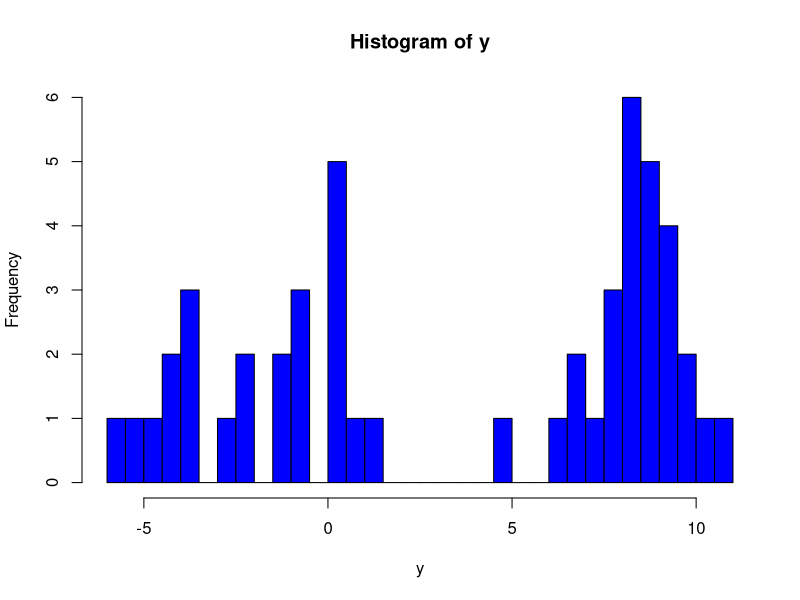

Here is the R script that generated this plot:
#1.generate data from a mixture model#########################################
set.seed(111)
n <- 50
nc0<-3
w0<- c(1/3,1/3,1/3)
cp0 <- sample(1:nc0,prob=w0,size=n,replace=TRUE)#component
mus0 <- c(-4,0,8)
sds0 <- sqrt(c(1,1,1))
y <- rnorm(n,mean=mus0[cp0],sd=sds0[cp0])
#plot(density(y))
hist(y,breaks = 30,col="blue1")
#hist(y,breaks = c(0.5*(-12:4),3:5,0.5*(12:20)),col="blue1")
#2. initial value####################################################
#prior for theta##############################B
ep<-0.5
s<-0.1
c<-1
#initial
#n <- 50#number of obsevations
Nc <- n#######################################D
delta <- c(1:n)#indicator variable############E
w <- exp(-1*delta)#weight of each component###D
theta <-  matrix(1, nrow=2, ncol=n)#initial for theta###B
v <- rbeta(n,1,c)#initial for beta############C
u <- NULL#latent variable 1###################A
#big loop#################################################################
#big loop##################################################################
I<-1
IN<-20
repeat{
  #A.update u#######################################################
  for (ia in 1:n){
    u[ia] <- runif(1,0,w[delta[ia]])
  }
  #observations within each component
  oc<-vector("list",Nc)
  for (j in 1:Nc)
  {
    
    oc[[j]]<-which(delta==j)
  }
  #B.update theta=(mu,lambda)###################################################
  m <- NULL
  ksi <- NULL
  d<-NULL
  nb<- 10#number of iterations in step b
  mu<-matrix(nrow=nb,ncol=Nc)#matrix with column for components and row for iteration.
  lambda<-mu
  mu[1, ] <- theta[1,1:Nc]
  lambda[1,] <- theta[2,1:Nc]# first row for initial value
  for (j in 1:Nc)
  {
    m[j] <-length(oc[[j]])
    if (m[j]!=0){
      ksi[j] <- sum(y[oc[[j]]])  
      lambda1 <- ep+m[j]/2
      for (ib in 2:nb)
      {
        mu1 <- ksi[j]*lambda[ib-1,j]/(m[j]*lambda[ib-1,j]+s)
        #mu2 <- 1/(m[j]*lambda[ib-1,j]+s)#sd
        #mu[ib,j] <- rnorm(1,mean=mu1,sd=sqrt(mu2))
        mu[ib,j] <- mu1
        d <- crossprod(y[oc[[j]]]-mu[ib,j])
        lambda2 <- ep+d/2
        #lambda[ib,j] <- rgamma(1,shape=lambda1,rate=lambda2)#1/sd
        lambda[ib,j] <- lambda1/lambda2#1/sd
      }
    } else {
      mu[nb,j]<-0
      lambda[nb,j]<-1
    }
  }
  theta<-rbind(mu[nb,],lambda[nb,])#results from last iteration
  #C.update v##########################################
  alpha<-NULL
  beta<-NULL
  for (j in 1:Nc)
  {
    alpha0 <- u[oc[[j]]]/prod(1-v[1:(j-1)])
    if (length(alpha0)==0){
      alpha[j] <- 0
    } else {
      alpha[j] <- max(alpha0)
    }
    beta0<-NULL
    if (j<Nc)
    {
      for (j2 in (j+1):Nc)
      {
        beta0<-c(beta0,u[oc[[j2]]]*(1-v[j])/(v[j2]*prod(1-v[1:(j2-1)])))
      }
      if (length(beta0)==0){
        beta[j]<-1
      } else {
        beta[j]<-1-max(beta0) 
      }
    }else{
      beta[j]<-1
    }
    if (alpha[j]<beta[j])
    {  unif<-runif(1)
    v[j]<-1-((1-alpha[j])^c*(1-unif)+(1-beta[j])^c*unif)^(1/c)
    }#else vj keep unchaging
    #else{
    # v[j]<-rbeta(1,1,c)
    #}
  }  
  #D.update w and the number of components Nc###########################################
  u_star<-min(u)
  sum_w<-NULL
  w[1]<-v[1]
  sum_w[1]<-w[1]
  for (id in (2:Nc)){
    w[id]<-v[id]*prod(1-v[1:(id-1)])
    sum_w[id]<-sum(w[1:id])
  }
  Nc<-max(which(sum_w<1-u_star),delta)
  w<-w[1:Nc]
  #w<-w[order(w,decreasing = TRUE)[1:Nc]]
  v<-v[1:Nc]
  #E.update delta######################################################################
  p<-matrix(nrow=n,ncol=Nc)
  for (ie in 1:n){
    for (je in (1:Nc)){
      if (w[je]>u[ie]){
        p[ie,je]<-dnorm(y[ie],mean=theta[1,je],sd=sqrt(1/theta[2,je]))
      }else{
        p[ie,je]<-0
      }
    }
    delta[ie]<-which(p[ie,]==max(p[ie,]))
    #delta[ie]<-sample(c(1:Nc),size=1,replace=FALSE, prob=p[ie,]/(sum(p[ie,])))
  }
  I<-I+1
  if (I>IN)
    break
}
mu
lambda